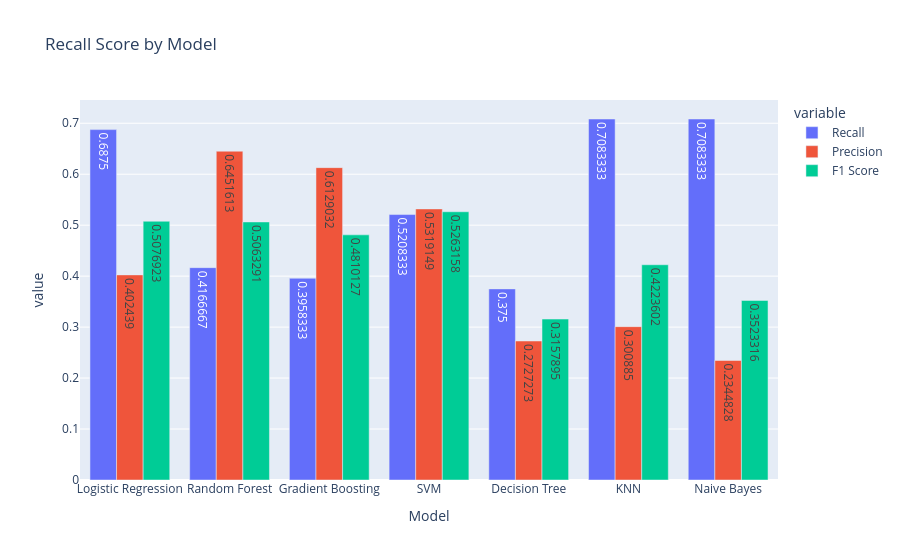

Notebook cell for this chart:
### Code cell
results_df = pd.DataFrame(results).T.reset_index(names="Model")

fig = px.bar(
    results_df,
    x="Model",
    y=["Recall", "Precision", "F1 Score"],
    title="Recall Score by Model",
    barmode="group",
    text_auto=True,
)

fig.show(renderer="vscode")

### Figure 1 — Plotly figure (JSON) as saved in the notebook; plotly's stock layout.template omitted (floating-point values rounded to 4 significant figures)
{"data": [{"alignmentgroup": "True", "hovertemplate": "variable=Recall<br>Model=%{x}<br>value=%{y}<extra></extra>", "legendgroup": "Recall", "marker": {"color": "#636efa", "pattern": {"shape": ""}}, "name": "Recall", "offsetgroup": "Recall", "orientation": "v", "showlegend": true, "textposition": "auto", "texttemplate": "%{y}", "type": "bar", "x": ["Logistic Regression", "Random Forest", "Gradient Boosting", "SVM", "Decision Tree", "KNN", "Naive Bayes"], "xaxis": "x", "y": [0.6875, 0.4167, 0.3958, 0.5208, 0.375, 0.7083, 0.7083], "yaxis": "y"}, {"alignmentgroup": "True", "hovertemplate": "variable=Precision<br>Model=%{x}<br>value=%{y}<extra></extra>", "legendgroup": "Precision", "marker": {"color": "#EF553B", "pattern": {"shape": ""}}, "name": "Precision", "offsetgroup": "Precision", "orientation": "v", "showlegend": true, "textposition": "auto", "texttemplate": "%{y}", "type": "bar", "x": ["Logistic Regression", "Random Forest", "Gradient Boosting", "SVM", "Decision Tree", "KNN", "Naive Bayes"], "xaxis": "x", "y": [0.4024, 0.6452, 0.6129, 0.5319, 0.2727, 0.3009, 0.2345], "yaxis": "y"}, {"alignmentgroup": "True", "hovertemplate": "variable=F1 Score<br>Model=%{x}<br>value=%{y}<extra></extra>", "legendgroup": "F1 Score", "marker": {"color": "#00cc96", "pattern": {"shape": ""}}, "name": "F1 Score", "offsetgroup": "F1 Score", "orientation": "v", "showlegend": true, "textposition": "auto", "texttemplate": "%{y}", "type": "bar", "x": ["Logistic Regression", "Random Forest", "Gradient Boosting", "SVM", "Decision Tree", "KNN", "Naive Bayes"], "xaxis": "x", "y": [0.5077, 0.5063, 0.481, 0.5263, 0.3158, 0.4224, 0.3523], "yaxis": "y"}], "layout": {"barmode": "group", "legend": {"title": {"text": "variable"}, "tracegroupgap": 0}, "title": {"text": "Recall Score by Model"}, "xaxis": {"anchor": "y", "domain": [0, 1], "title": {"text": "Model"}}, "yaxis": {"anchor": "x", "domain": [0, 1], "title": {"text": "value"}}}}
